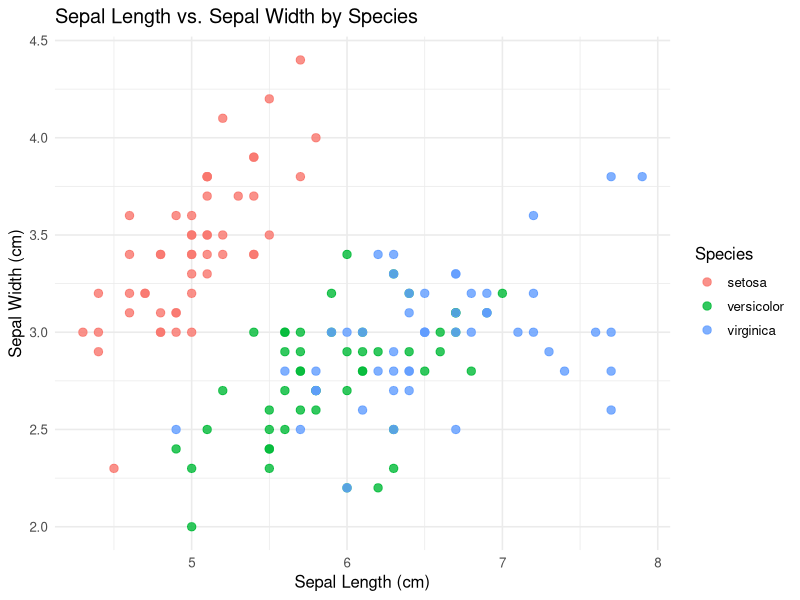
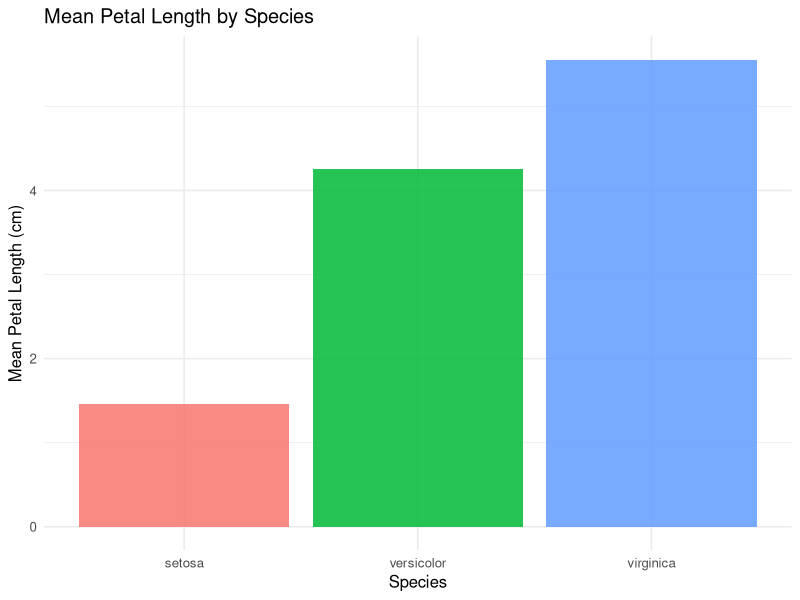

The R source for these figures, in order:
# =============================================================================
# data_visualization_1.R — Data Visualization: Scatter Plot & Bar Chart
# Topic: e. Data Visualization
# Dataset: iris (built into R — no package installation needed)
# =============================================================================

library(tidyverse)
library(here)

# Constants centralised at the top so dimensions are easy to tune
OUTPUT_DIR <- here::here("output")
DPI        <- 150
PLOT_W     <- 8
PLOT_H     <- 5

iris_tbl <- as_tibble(iris)

cat("=== Dataset: iris ===\n")
cat("Rows:", nrow(iris_tbl), "| Species:", paste(levels(iris$Species), collapse = ", "), "\n\n")

# --------------------------------------------------------------------------
# Plot 1: Scatter — Sepal Length vs Sepal Width
# --------------------------------------------------------------------------

# Colouring by Species shows whether the two measurements naturally cluster
# by flower type — a scatter plot is the clearest way to see this
plot_scatter <- ggplot(iris_tbl, aes(x = Sepal.Length, y = Sepal.Width, color = Species)) +
  geom_point(size = 2.5, alpha = 0.8) +
  labs(
    title = "Sepal Length vs. Sepal Width by Species",
    x     = "Sepal Length (cm)",
    y     = "Sepal Width (cm)",
    color = "Species"
  ) +
  theme_minimal(base_size = 12)

ggsave(
  filename = file.path(OUTPUT_DIR, "plot_scatter.png"),
  plot     = plot_scatter,
  width    = PLOT_W, height = PLOT_H, dpi = DPI
)
cat("Saved: output/plot_scatter.png\n")

# --------------------------------------------------------------------------
# Plot 2: Bar chart — mean petal length per species
# --------------------------------------------------------------------------

# Aggregating to the mean first makes species differences easy to compare
# at a glance — individual points would be too cluttered here
mean_petals <- iris_tbl %>%
  group_by(Species) %>%
  summarise(mean_petal_length = mean(Petal.Length), .groups = "drop")

plot_bar <- ggplot(mean_petals, aes(x = Species, y = mean_petal_length, fill = Species)) +
  geom_col(alpha = 0.85) +
  labs(
    title = "Mean Petal Length by Species",
    x     = "Species",
    y     = "Mean Petal Length (cm)"
  ) +
  theme_minimal(base_size = 12) +
  theme(legend.position = "none")   # species already labelled on x-axis

ggsave(
  filename = file.path(OUTPUT_DIR, "plot_bar.png"),
  plot     = plot_bar,
  width    = PLOT_W, height = PLOT_H, dpi = DPI
)
cat("Saved: output/plot_bar.png\n")
